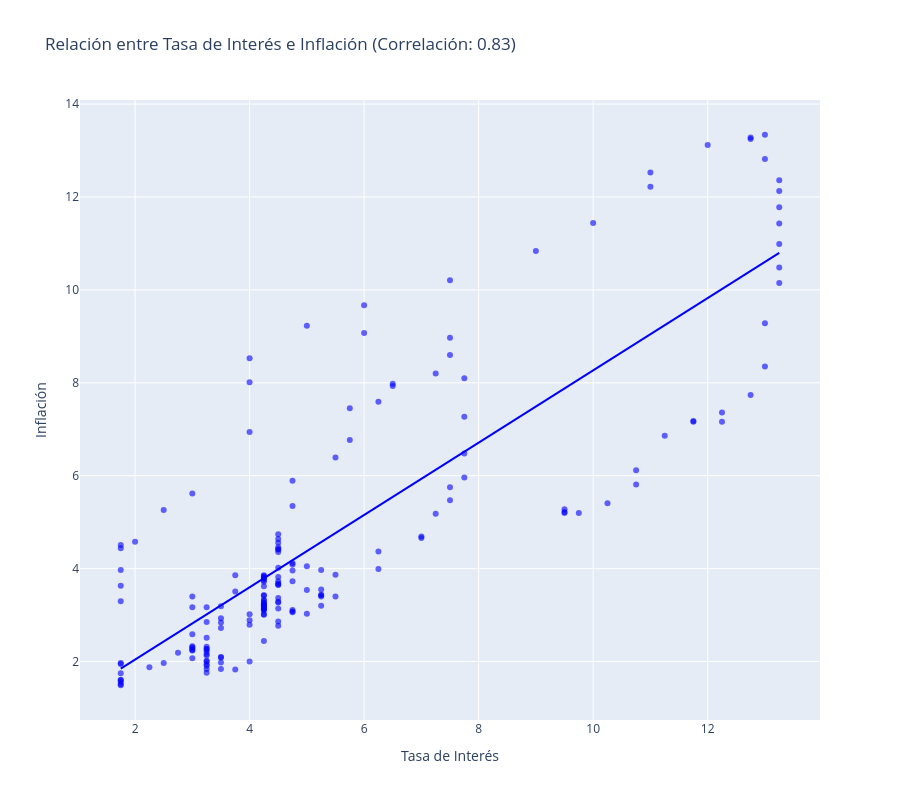

The notebook cell this image was saved under:
### Code cell
#Crear el gráfico de dispersión con línea de tendencia
fig = px.scatter(df_data, 
                 x="tasa_interes", 
                 y="inflacion", 
                 trendline="ols",  # Agregar línea de regresión
                 title=f"Relación entre Tasa de Interés e Inflación (Correlación: {correlation_value:.2f})",
                 labels={"tasa_interes": "Tasa de Interés", "inflacion": "Inflación"},
                 opacity=0.7)

# Personalizar el gráfico
fig.update_traces(marker=dict(size=6, color='blue', opacity=0.6))  # Puntos en azul
fig.update_layout(
    xaxis_title="Tasa de Interés",
    yaxis_title="Inflación",
    height=height
)

fig.show()

### Figure 1 — Plotly figure (JSON) as saved in the notebook; plotly's stock layout.template omitted (floating-point values rounded to 4 significant figures; data arrays with more than 128 entries replaced by an {"elided": "..."} marker saying what was removed)
{"data": [{"hovertemplate": "Tasa de Interés=%{x}<br>Inflación=%{y}<extra></extra>", "legendgroup": "", "marker": {"color": "blue", "opacity": 0.6, "size": 6, "symbol": "circle"}, "mode": "markers", "name": "", "orientation": "v", "showlegend": false, "type": "scatter", "x": {"elided": "182 float values"}, "xaxis": "x", "y": {"elided": "182 float values"}, "yaxis": "y"}, {"hovertemplate": "<b>OLS trendline</b><br>inflacion = 0.778031 * tasa_interes + 0.486938<br>R<sup>2</sup>=0.694797<br><br>Tasa de Interés=%{x}<br>Inflación=%{y} <b>(trend)</b><extra></extra>", "legendgroup": "", "marker": {"color": "blue", "opacity": 0.6, "size": 6, "symbol": "circle"}, "mode": "lines", "name": "", "showlegend": false, "type": "scatter", "x": {"elided": "182 float values"}, "xaxis": "x", "y": {"elided": "182 float values"}, "yaxis": "y"}], "layout": {"height": 800, "legend": {"tracegroupgap": 0}, "title": {"text": "Relación entre Tasa de Interés e Inflación (Correlación: 0.83)"}, "xaxis": {"anchor": "y", "domain": [0, 1], "title": {"text": "Tasa de Interés"}}, "yaxis": {"anchor": "x", "domain": [0, 1], "title": {"text": "Inflación"}}}}
